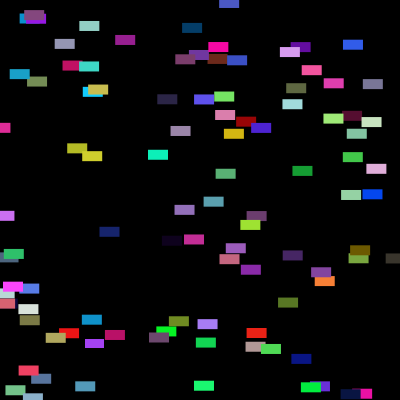
Frame 1 (no input)
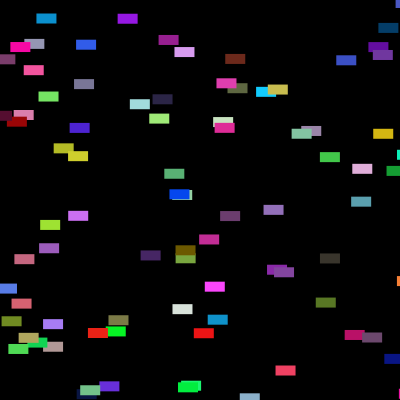
Frame 60 (the mouse pressed at the canvas centre just before this capture)
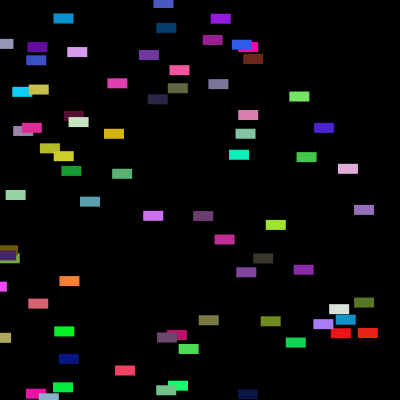
Frame 120 (the mouse held since frame 60 and released just before this capture)

The Processing sketch that drew these frames (run headless with seeded random() and noise(); from frame 60 on, the mouse is pressed at the canvas centre):

// Processing sketch: infinite_cars
// ── infinite_cars.pde
Car[] cars = new Car[100];

void setup(){
    size(400, 400);
    for (int i = 0; i < cars.length; i++){
        cars[i] = new Car(color(random(255), random(255), random(255)), random(width), random(height), random(-5, 5));
    }
}

void draw(){
    background(0);
    for (int i = 0; i < cars.length; i++){
        cars[i].display();
        cars[i].move();
    }
}

// ── Car.pde
class Car{
    color c;
    float x;
    float y;
    float speed;
    Car(color c_, float x_, float y_, float speed_){
        c = c_;
        x = x_;
        y = y_;
        speed = speed_;
    }

    void display(){
        fill(c);
        rectMode(CENTER);
        rect(x, y, 20, 10);
        noStroke();
    }
    void move(){
        x += speed;
        if (x > width + 10){
            x = -10;
        }   
    }
}
